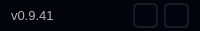
        <widget class="QFrame" name="shill_frame">
         <property name="minimumSize">
          <size>
           <width>0</width>
           <height>31</height>
          </size>
         </property>
         <property name="maximumSize">
          <size>
           <width>16777215</width>
           <height>31</height>
          </size>
         </property>
         <property name="font">
          <font>
           <pointsize>12</pointsize>
           <italic>false</italic>
           <bold>false</bold>
          </font>
         </property>
         <property name="styleSheet">
          <string notr="true">QFrame {
border: 0px solid black;
border-radius: 0px; 
color: white; 
background: rgb(3, 3, 12);



}</string>
         </property>
         <property name="frameShape">
          <enum>QFrame::StyledPanel</enum>
         </property>
         <property name="frameShadow">
          <enum>QFrame::Raised</enum>
         </property>
         <layout class="QHBoxLayout" name="horizontalLayout_6">
          <property name="topMargin">
           <number>3</number>
          </property>
          <property name="bottomMargin">
           <number>3</number>
          </property>
          <item>
           <widget class="QLabel" name="label_5">
            <property name="font">
             <font>
              <pointsize>10</pointsize>
              <italic>false</italic>
              <bold>false</bold>
             </font>
            </property>
            <property name="toolTip">
             <string>Your currently installed Tilda version</string>
            </property>
            <property name="styleSheet">
             <string notr="true">QLabel{
color: rgb(180, 180, 180);
font: 10pt &quot;DM Sans&quot;;
}</string>
            </property>
            <property name="text">
             <string>v0.9.41</string>
            </property>
           </widget>
          </item>
          <item>
           <widget class="QPushButton" name="pushButton">
            <property name="sizePolicy">
             <sizepolicy hsizetype="Minimum" vsizetype="Preferred">
              <horstretch>0</horstretch>
              <verstretch>0</verstretch>
             </sizepolicy>
            </property>
            <property name="minimumSize">
             <size>
              <width>25</width>
              <height>25</height>
             </size>
            </property>
            <property name="maximumSize">
             <size>
              <width>25</width>
              <height>25</height>
             </size>
            </property>
            <property name="toolTip">
             <string>Open Tilda's GitHub page.</string>
            </property>
            <property name="styleSheet">
             <string notr="true">QPushButton {
border: 2px solid rgb(26,26,39);
border-radius: 5px; 
color: rgb(180, 180, 180); 
}

QPushButton:hover {
	color: rgb(180, 180, 180); 
    background-color: rgb(26,26,39);
    border-width: 0px;
    border-color: black;
    border-radius: 6px;

}

QPushButton:checked {
	color: rgb(180, 180, 180); 
    background-color: rgb(26,26,39);
    border-width: 0px;
    border-color: black;
    border-radius: 6px;

}</string>
            </property>
            <property name="text">
             <string/>
            </property>
            <property name="icon">
             <iconset resource="resources.qrc">
              <normaloff>:/tertiary_ui_elems/ui_elements/media/github.ico</normaloff>:/tertiary_ui_elems/ui_elements/media/github.ico</iconset>
            </property>
            <property name="iconSize">
             <size>
              <width>19</width>
              <height>19</height>
             </size>
            </property>
           </widget>
          </item>
          <item>
           <widget class="QPushButton" name="pushButton_2">
            <property name="sizePolicy">
             <sizepolicy hsizetype="Minimum" vsizetype="Preferred">
              <horstretch>0</horstretch>
              <verstretch>0</verstretch>
             </sizepolicy>
            </property>
            <property name="minimumSize">
             <size>
              <width>25</width>
              <height>25</height>
             </size>
            </property>
            <property name="maximumSize">
             <size>
              <width>25</width>
              <height>25</height>
             </size>
            </property>
            <property name="toolTip">
             <string>Buy me a Hot Rod 💖</string>
            </property>
            <property name="styleSheet">
             <string notr="true">QPushButton {
border: 2px solid rgb(26,26,39);
border-radius: 5px; 
color: rgb(180, 180, 180); 
}

QPushButton:hover {
	color: rgb(180, 180, 180); 
    background-color: rgb(26,26,39);
    border-width: 0px;
    border-color: black;
    border-radius: 6px;

}

QPushButton:checked {
	color: rgb(180, 180, 180); 
    background-color: rgb(26,26,39);
    border-width: 0px;
    border-color: black;
    border-radius: 6px;

}</string>
            </property>
            <property name="text">
             <string/>
            </property>
            <property name="icon">
             <iconset resource="resources.qrc">
              <normaloff>:/tertiary_ui_elems/ui_elements/media/paypal.ico</normaloff>:/tertiary_ui_elems/ui_elements/media/paypal.ico</iconset>
            </property>
            <property name="iconSize">
             <size>
              <width>15</width>
              <height>15</height>
             </size>
            </property>
           </widget>
          </item>
         </layout>
        </widget>
